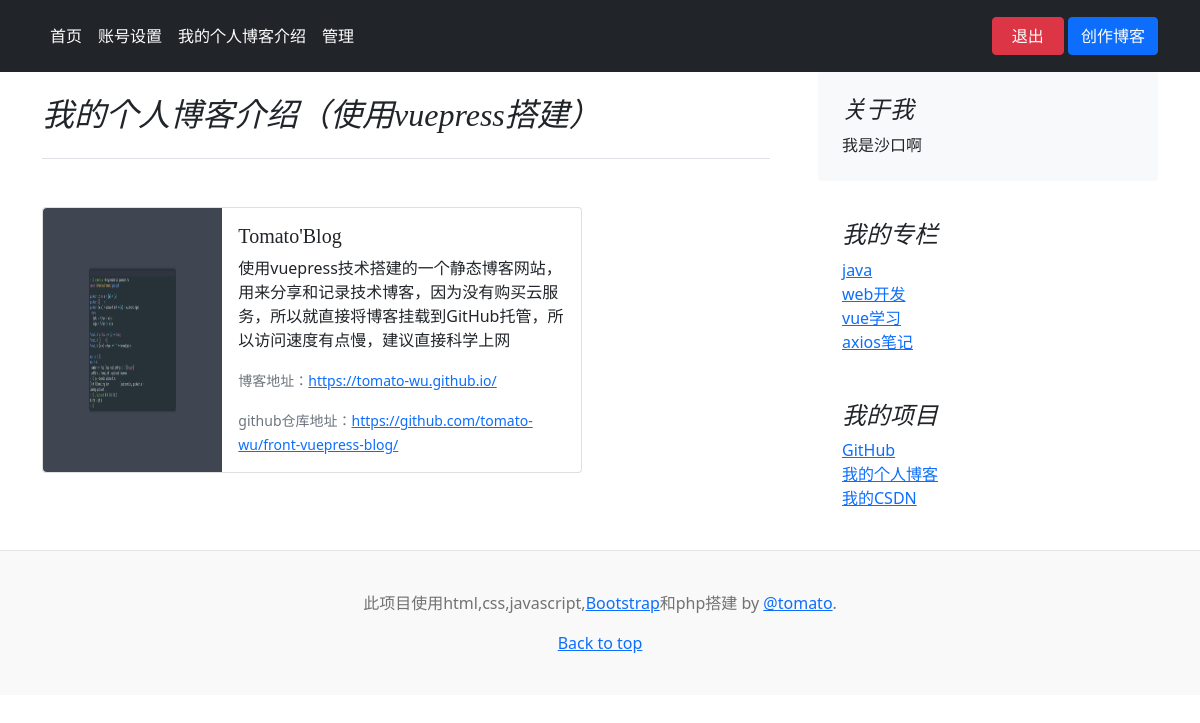
The page /BlogHomePage/BlogHomePage.php?type=TomatoBlog (signed in) on the database as committed earlier.
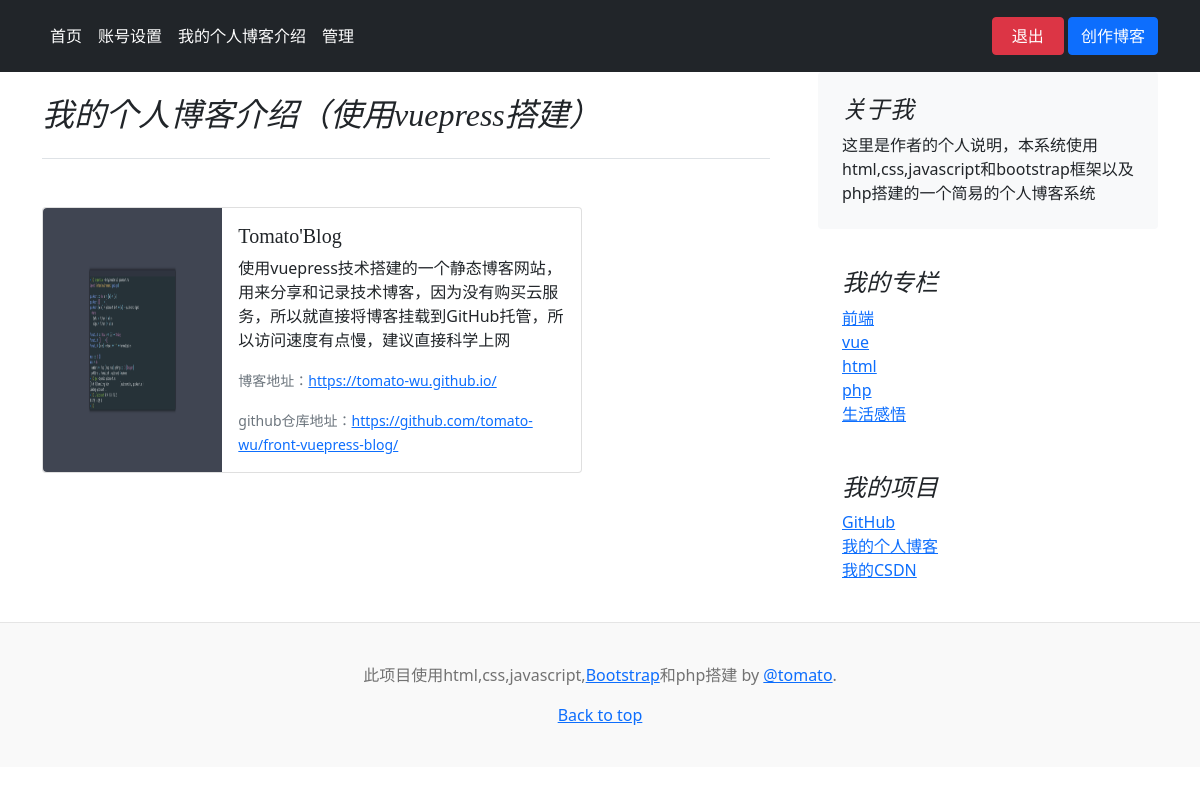
The same page on the database as committed later.
### tables this page shows
create table users
( 
     userName char(20) not null unique ,
     password char(20) not null, 
     name varchar(30),
    `info` varchar(500) DEFAULT NULL COMMENT '个人简介',
     primary key(userName)
);

CREATE TABLE `blog_type` (
  `type_id` int(20) NOT NULL AUTO_INCREMENT COMMENT '主键',
  userName char(20) COMMENT'作者账号',
  `type` varchar(40) DEFAULT NULL COMMENT '类别', 
  PRIMARY KEY (`type_id`)
);

### BlogHomePage/aboutMe.php (the view, shortened to what this page needs)
<div class="col-md-4">
  <div class="position-sticky" style="top: 2rem;">
    <div class="p-4 mb-3 bg-light rounded">
      <h4 class="fst-italic">关于我</h4>
      <p class="mb-0">
        <?php
        echo $info;
        ?>
      </p>
    </div>
    <div class="p-4">
      <h4 class="fst-italic">我的专栏</h4>
      <ol class="list-unstyled mb-0">
        <?php
        $sql = "SELECT * FROM blog_type where userName=$userName";
        $result = mysqli_query($conn, $sql);
        while ($row = mysqli_fetch_array($result)) {
          $blogType = $row['type'];
          echo "<li><a href='BlogHomePage.php?blogType=$blogType'>$blogType</a></li>";
        }
        ?>
      </ol>
    </div>
    <div class="p-4">
      <h4 class="fst-italic">我的项目</h4>
      <ol class="list-unstyled">
        <li><a href="https://github.com/tomato-wu" target="_blank">GitHub</a></li>
        <li><a href="https://tomato-wu.github.io/" target="_blank">我的个人博客</a></li>
        <li><a href="https://blog.csdn.net/weixin_45644335?spm=1000.2115.3001.5343" target="_blank">我的CSDN</a></li>
      </ol>
    </div>
  </div>
</div>

Rows that differ between the two databases and show on the page:
changed users: info "我是沙口啊" → "这里是作者的个人说明，本系统使用html,css,javascript和bootstrap框架以及php搭建的一个简易的个人博客系统"
changed blog_type (number 1 of 5 on the later page): type "java" → "前端"
changed blog_type: type "web开发" → "vue"
changed blog_type: type "vue学习" → "html"
changed blog_type: type "axios笔记" → "php"
added blog_type: type "生活感悟"
